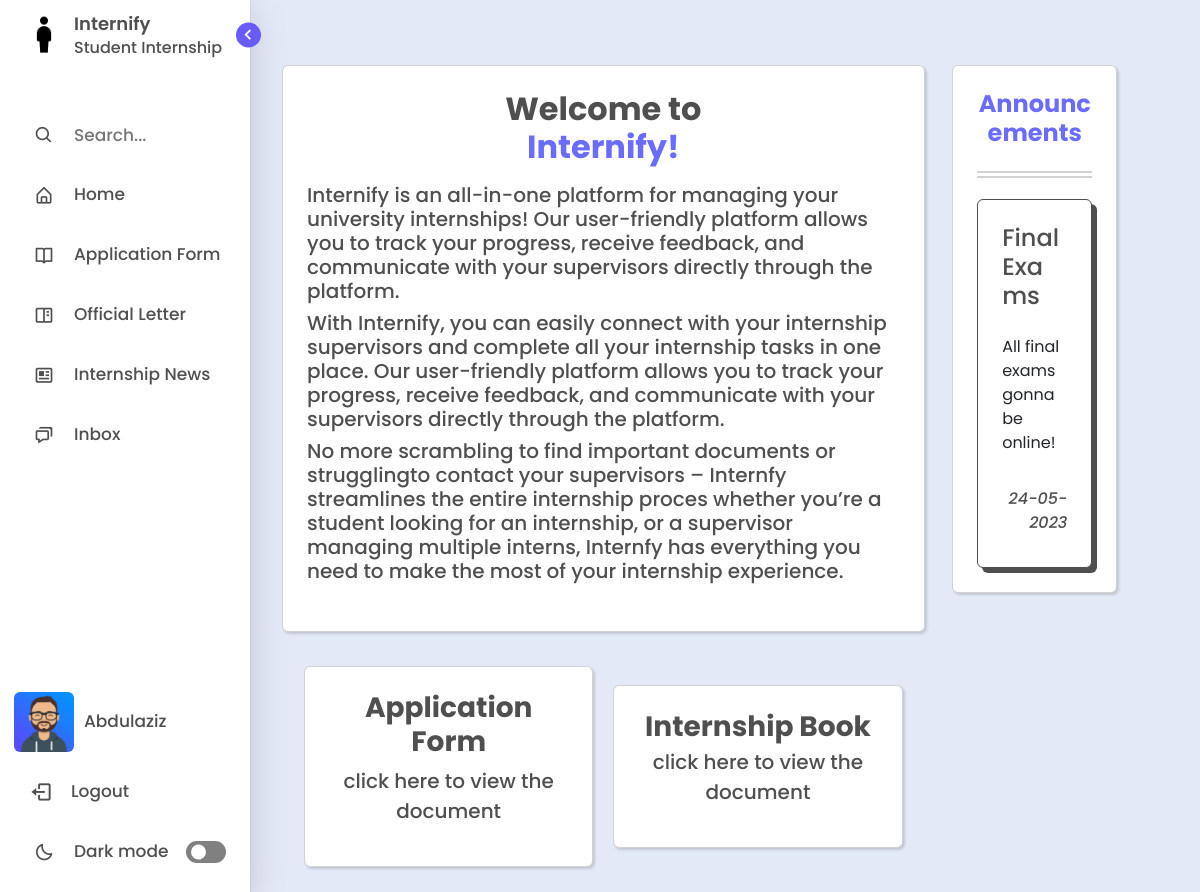
The page / (signed in) on the database as committed earlier.
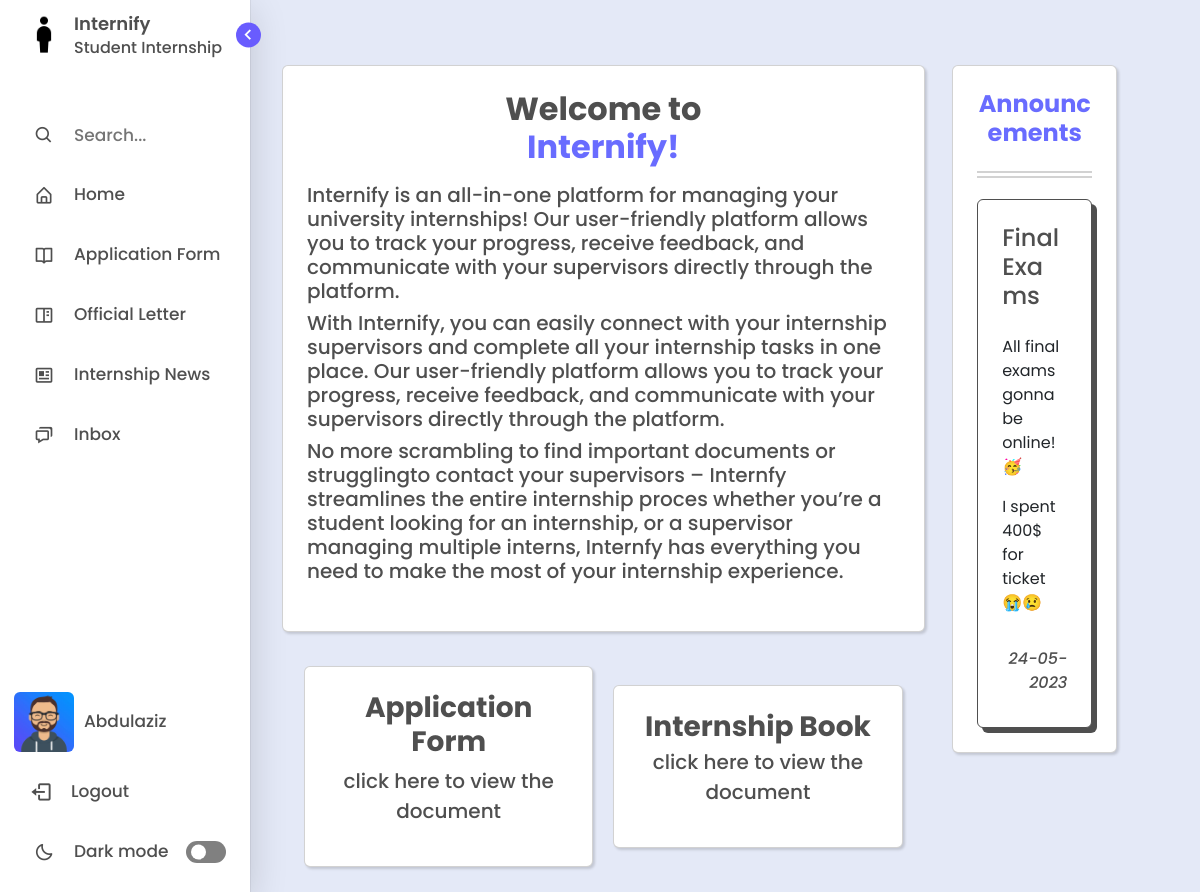
The same page on the database as committed later.
### management/models.py (models this page shows, shortened)
class BaseAbstractModel(models.Model):
    is_visible = models.BooleanField(default=True, verbose_name='Visibility')
    date_created = models.DateTimeField(auto_now_add=True)
    date_updated = models.DateTimeField(auto_now=True)
    class Meta:
        abstract = True

class Announcement(BaseAbstractModel):
    title = models.CharField(max_length=255)
    content = models.TextField()

### management/views.py (the view)
# urls.py: path('', views.index, name="index"),
def index(request):
	announcements = Announcement.objects.all().order_by('-date_created')[:3]
	context = {
		'announcements': announcements
	}
	return render(request, "index.html", context)

### templates/index.html (shortened to what this page needs)
{% extends "layout.html" %}
{% load static %}
{% block content %}
  <body>
      <div class="home" style="margin-top:2%;">
        <div class="float-container" style="margin-left:10%; margin-top:4%;">
          <div class="float-child-left">
            <div class="col-lg-12">
              <div class="card p-4">
                <header class = "text mb-3" style="text-align: start;">
                  <h2 class="fw-bold" style="text-align: center;">Welcome to <p style="color:var(--purple-text-color);">Internify!</p></h2>
                  <h5>Internify is an all-in-one platform for managing your university internships! Our user-friendly platform allows you to track your progress, receive feedback, and communicate with your supervisors directly through the platform.</h5>
                  <h5>With Internify, you can easily connect with your internship supervisors and complete all your internship tasks in one place. Our user-friendly platform allows you to track your progress, receive feedback, and communicate with your supervisors directly through the platform.</h5>
                  <h5>No more scrambling to find important documents or strugglingto contact your supervisors – Internfy streamlines the entire internship proces whether you’re a student looking for an internship, or a supervisor managing multiple interns, Internfy has everything you need to make the most of your internship experience.</h5>
                </header>
              </div>
              <div class="container">
                <div class="box">
                  <div class="card p-4" style="box-shadow: rgba(0, 0, 0, 0.15) 1.95px 1.95px 2.6px;">
                    <a data-bs-toggle="modal" data-bs-target="#pdfModal" style="text-decoration: none;"><h3 class="fw-bolder text">Application Form</h3></a>
                    <p class="text" style="font-size:20px;">click here to view the document</p>
                  </div>
                </div>
                <div class="box">
                  <div class="card p-4" style="box-shadow: rgba(0, 0, 0, 0.15) 1.95px 1.95px 2.6px;">
                    <header class = "mb-0" style="text-align: center;">
                      <a data-bs-toggle="modal" data-bs-target="#bookModal" style="text-decoration: none;"><h3 class="fw-bolder mb-1 text">Internship Book</h3></a>
                      <p class="text" style="font-size:20px;">click here to view the document</p>
                    </header>
                  </div>
                </div>
              </div>
            </div>
          </div>
          <div class="float-child-right">
            <div class="col-lg-8">
              <div class="card p-4">
                <h4 class="fw-bold" style="color:var(--purple-text-color); text-align: center; ">Announcements</h4>
                <hr style="border:1px solid var(--text-color); box-shadow: 0px 5px var(--text-color);">
				{% if announcements.count > 0 %}
					{% for announcement in announcements %}
						<div class="card p-4" style="margin-top:10px; border: 1px solid var(--text-color); box-shadow: 5px 5px var(--text-color);">
							<h4 class="text">{{announcement.title}}</h4>
							<p class="text">{{announcement.content|linebreaks}}</p>
							<p class="text fst-italic mb-2" style="text-align: end;">{{announcement.date_created|date:"d-m-Y"}}</p>
						</div>
					{% endfor %}
				{% else %}
					<p class="text">No announcement records!</p>
				{% endif %}
              </div>
            </div>
          </div>
        </div>
      </div>
  </body>
{% endblock content %}

Rows that differ between the two databases and show on the page:
changed Announcement "Final Exams": content "All final exams gonna be online!" → "All final exams gonna be online! 🥳 I spent 400$ for ticket 😭😢"
